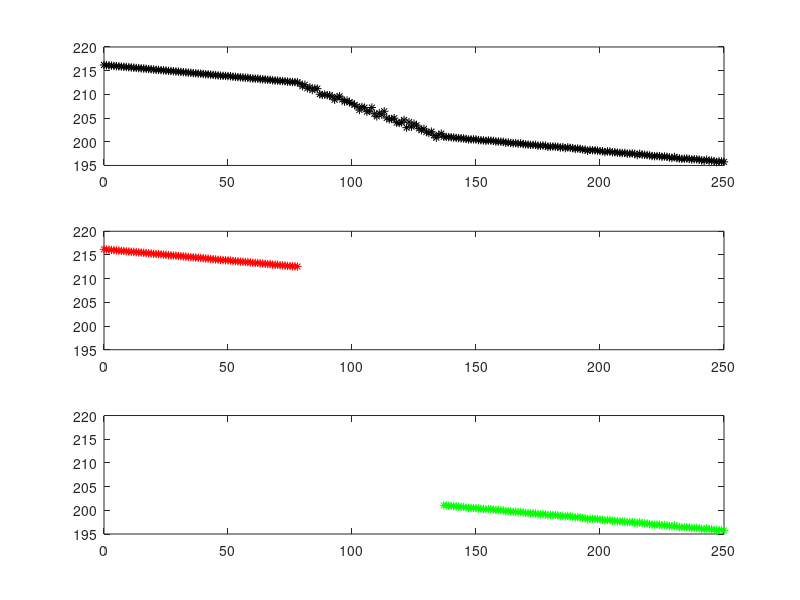
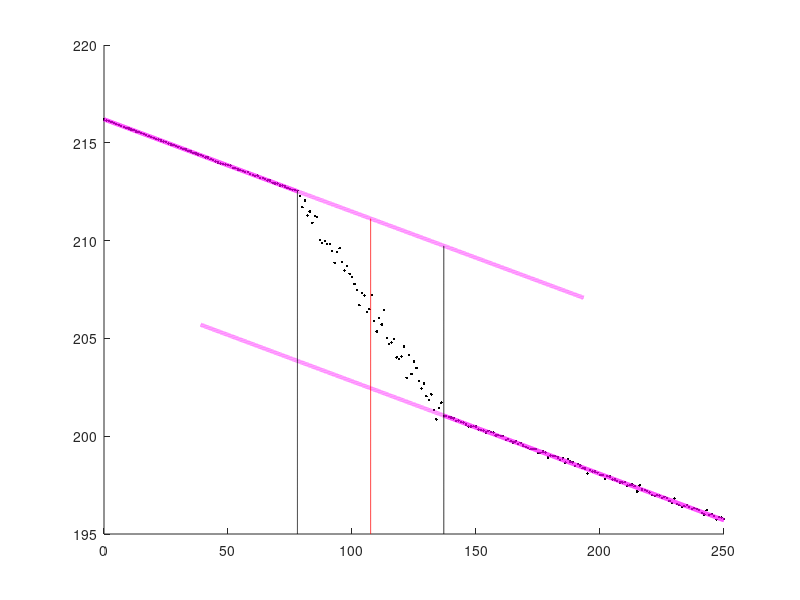

Write the MATLAB code that produced these figures, in order.
clear all; close all;
t = [0	1	2	3	4	5	6	7	8	9	10	11	12	13	14	15	16	17	18	19	20	21	22	23	24	25	26	27	28	29	30	31	32	33	34	35	36	37	38	39	40	41	42	43	44	45	46	47	48	49	50	51	52	53	54	55	56	57	58	59	60	61	62	63	64	65	66	67	68	69	70	71	72	73	74	75	76	77	78	79	80	81	82	83	84	85	86	87	88	89	90	91	92	93	94	95	96	97	98	99	100	101	102	103	104	105	106	107	108	109	110	111	112	113	114	115	116	117	118	119	120	121	122	123	124	125	126	127	128	129	130	131	132	133	134	135	136	137	138	139	140	141	142	143	144	145	146	147	148	149	150	151	152	153	154	155	156	157	158	159	160	161	162	163	164	165	166	167	168	169	170	171	172	173	174	175	176	177	178	179	180	181	182	183	184	185	186	187	188	189	190	191	192	193	194	195	196	197	198	199	200	201	202	203	204	205	206	207	208	209	210	211	212	213	214	215	216	217	218	219	220	221	222	223	224	225	226	227	228	229	230	231	232	233	234	235	236	237	238	239	240	241	242	243	244	245	246	247	248	249	250];
m = [216.2	216.15	216.11	216.06	216.01	215.96	215.92	215.86	215.82	215.77	215.73	215.68	215.64	215.58	215.54	215.5	215.46	215.4	215.34	215.31	215.25	215.2	215.17	215.12	215.07	215.03	214.97	214.92	214.89	214.84	214.79	214.74	214.69	214.66	214.59	214.56	214.49	214.45	214.4	214.38	214.32	214.25	214.24	214.16	214.11	214.05	214	213.95	213.91	213.9	213.85	213.83	213.72	213.7	213.64	213.6	213.57	213.51	213.5	213.41	213.36	213.31	213.32	213.21	213.19	213.15	213.08	213.08	212.95	212.92	212.92	212.82	212.81	212.76	212.69	212.65	212.6	212.59	212.55	212.28	211.71	212.04	211.28	211.49	210.91	211.26	211.21	210.04	209.89	209.97	209.82	209.82	209.48	208.86	209.43	209.61	208.91	208.47	208.71	208.3	208.13	207.78	207.47	206.7	207.33	207.2	206.34	206.49	207.22	205.89	205.35	206.04	205.71	206.44	205.01	204.72	204.79	204.98	204.03	203.95	204.08	204.59	202.98	204.14	203.18	203.81	203.49	202.82	202.43	202.7	202.05	201.84	202.14	201.35	200.86	201.44	201.72	201.04	201.04	200.99	200.95	200.91	200.79	200.8	200.72	200.7	200.59	200.49	200.5	200.51	200.5	200.34	200.33	200.29	200.19	200.28	200.23	200.19	200.04	200.05	200.02	200	199.8	199.87	199.74	199.68	199.73	199.59	199.66	199.53	199.45	199.41	199.34	199.35	199.34	199.15	199.15	199.22	199.17	198.91	199.01	199	198.98	198.92	198.78	198.87	198.65	198.83	198.71	198.66	198.49	198.58	198.5	198.36	198.35	198.1	198.26	198.2	198.2	198.13	198.03	198.02	197.82	197.96	197.93	197.78	197.79	197.71	197.64	197.64	197.65	197.47	197.51	197.53	197.44	197.18	197.49	197.28	197.25	197.2	197.12	196.99	196.95	196.99	196.96	196.83	196.9	196.83	196.69	196.58	196.81	196.54	196.47	196.39	196.42	196.47	196.38	196.27	196.32	196.29	196.24	196.07	196	196.22	195.98	196.02	195.91	195.73	195.86	195.84	195.76];

%%%%%%% Se rellenan los arreglos nuevos con los datos pertenecientes a las dos rectas de interes 
r1tmax = 78; r2tmin = 137; %<----------------------- SELECCIONAR valor maximo para la recta 1 de TIEMPO, y valor minimo para la recta 2 de TIEMPO 
n=find(t==r1tmax); 
x(1) = 0; y(1) = 0; x = t(1:n); y = m(1:n); Ns = length(t);
i=find(t==r2tmin); 
x2 = t(i:Ns); y2 = m(i:Ns);

%%%%%%% Constantes fisicas 
L = 199; m0elem = 63.7; deltam0 = 0.1;  deltat = 293-77; deltadeltat = sqrt(2); mmolar = 207.2;

%%%%%%% se realiza ajuste por minimos cuadrados a ambas rectas
N = size(x)(2)
sxy = sum(x.*y);sxx = sum(x.*x);syy = sum(y.*y);sx = sum(x);sy = sum(y);
a1 = (((N)*(sxy))-((sx)*(sy)))/(((N)*(sxx))-((sx)*(sx)))
b1 = (((sxx)*(sy))-((sx)*(sxy)))/(((N)*(sxx))-((sx)*(sx)))
e = (y-((a1*x)+b1)).^2;sei = sum(e);
incertidumbrea=sqrt((sei)/(N-2))*sqrt((N)/(((N)*(sxx))-((sx)*(sx))))
incertidumbreb=sqrt((sei)/(N-2))*sqrt((sxx)/(((N)*(sxx))-((sx)*(sx))))
r = (((N)*(sxy))-((sx)*(sy)))/(sqrt(((N)*(sxx))-((sx)*(sx)))*sqrt(((N)*(syy))-((sy)*(sy))))

N2 = size(x2)(2)
sx2y2 = sum(x2.*y2);sx2x2 = sum(x2.*x2);sy2y2 = sum(y2.*y2);sx2 = sum(x2);sy2 = sum(y2);
a2 = (((N2)*(sx2y2))-((sx2)*(sy2)))/(((N2)*(sx2x2))-((sx2)*(sx2)))
b2 = (((sx2x2)*(sy2))-((sx2)*(sx2y2)))/(((N2)*(sx2x2))-((sx2)*(sx2)))
e2 = (y2-((a2*x2)+b2)).^2;sei2 = sum(e2);
iN2certidumbrea=sqrt((sei2)/(N2-2))*sqrt((N2)/(((N2)*(sx2x2))-((sx2)*(sx2))))
iN2certidumbreb=sqrt((sei2)/(N2-2))*sqrt((sx2x2)/(((N2)*(sx2x2))-((sx2)*(sx2))))
r2 = (((N2)*(sx2y2))-((sx2)*(sy2)))/(sqrt(((N2)*(sx2x2))-((sx2)*(sx2)))*sqrt(((N2)*(sy2y2))-((sy2)*(sy2))))

%%%%%%% Calor especifico y calor especifico molar
tmed= (r2tmin-r1tmax)/2 + r1tmax
deltam = (a1*tmed+b1)-(a2*tmed+b2)
incertidumbredm = sqrt(incertidumbrea^2*tmed^2+incertidumbreb^2+iN2certidumbrea^2*tmed^2+iN2certidumbreb^2)
ceng = (deltam*L)/(m0elem*deltat)
deltaceng = ceng*sqrt((incertidumbredm/deltam)^2+(deltam0/m0elem)^2+(deltadeltat/deltat)^2)
cenmol = ceng*mmolar
deltacenmol = mmolar*deltaceng

%%%%%%% rectas ajuste MMC
xx1=t(1):0.1:t(n); yy1=a1*xx1+b1; xx2=t(n):0.01:((t(Ns)-t(i))/2 + t(i)); yy2=a1*xx2+b1;
xx3=t(n)/2:0.01:t(i); yy3=a2*xx3+b2; xx4=t(i):0.1:t(Ns); yy4=a2*xx4+b2;
yyinf = 195:0.01:(a1*r1tmax+b1); xxinf = r1tmax*ones(1,length(yyinf));
yymed = 195:0.01:(a1*tmed+b1); xxmed = tmed*ones(1,length(yymed));
yysup = 195:0.01:(a1*r2tmin+b1); xxsup = r2tmin*ones(1,length(yysup));

%%%%%%% figuras
figure(1);clf;
subplot(3,1,1)
plot (t,m,'k*')
subplot(3,1,2)
plot (x,y,'r*'); axis([0 250 195 220])   %%%%%%% <----------- SELECCIONAR rangos que concuerden con la primer grafica subplot(3,1,1)
subplot(3,1,3)
plot (x2,y2,'g*'); axis([0 250 195 220]) %%%%%%% <----------- SELECCIONAR rangos que concuerden con la primer grafica subplot(3,1,1)

figure(2);clf;
hold on;
plot(t,m,'k.',xx1,yy1,'m-','linewidth',3,xx2,yy2,'m--','linewidth',3,xx3,yy3,'m--','linewidth',3,xx4,yy4,'m-','linewidth',3)
plot(xxinf,yyinf,'k',xxmed,yymed,'r',xxsup,yysup,'k')
hold off;
